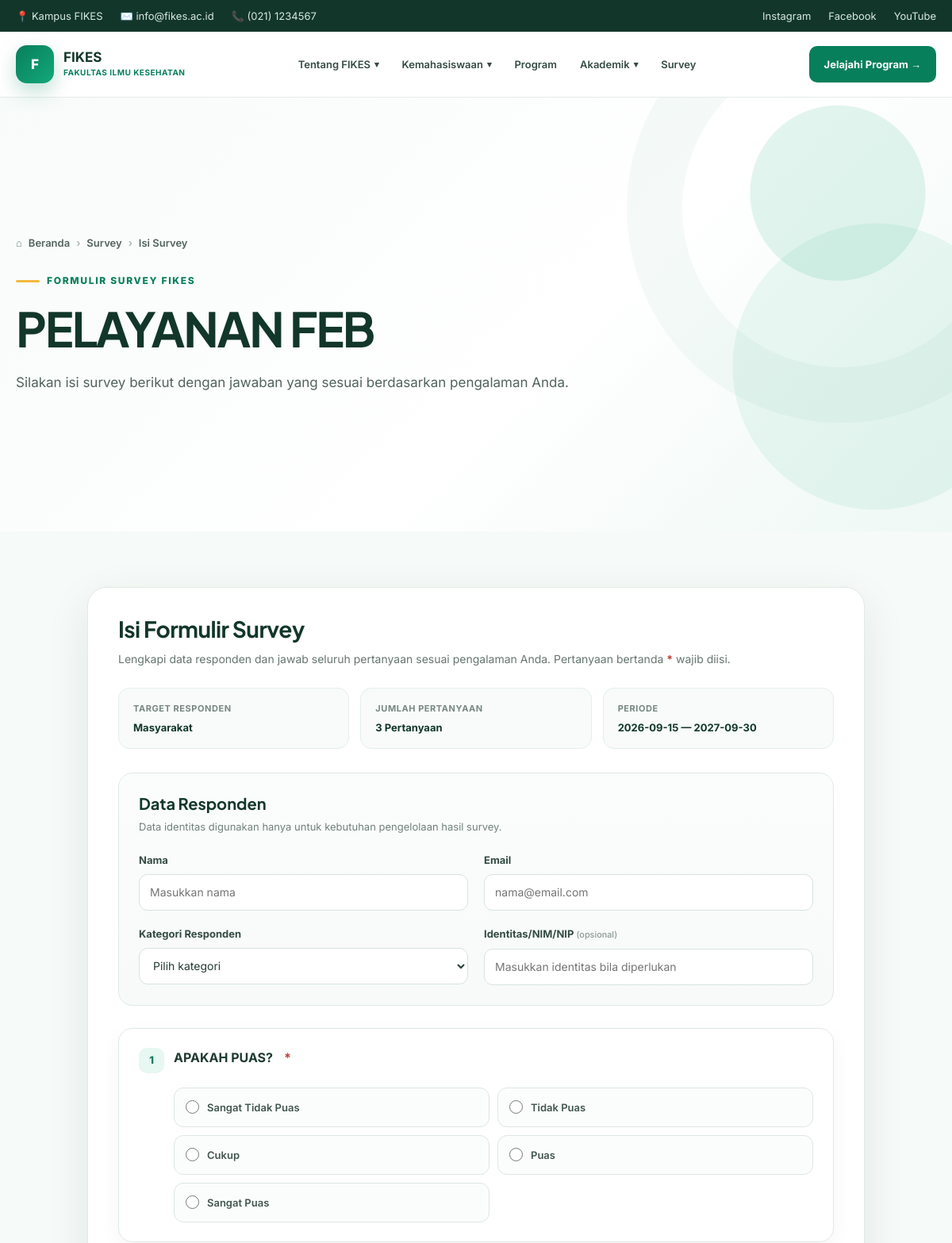
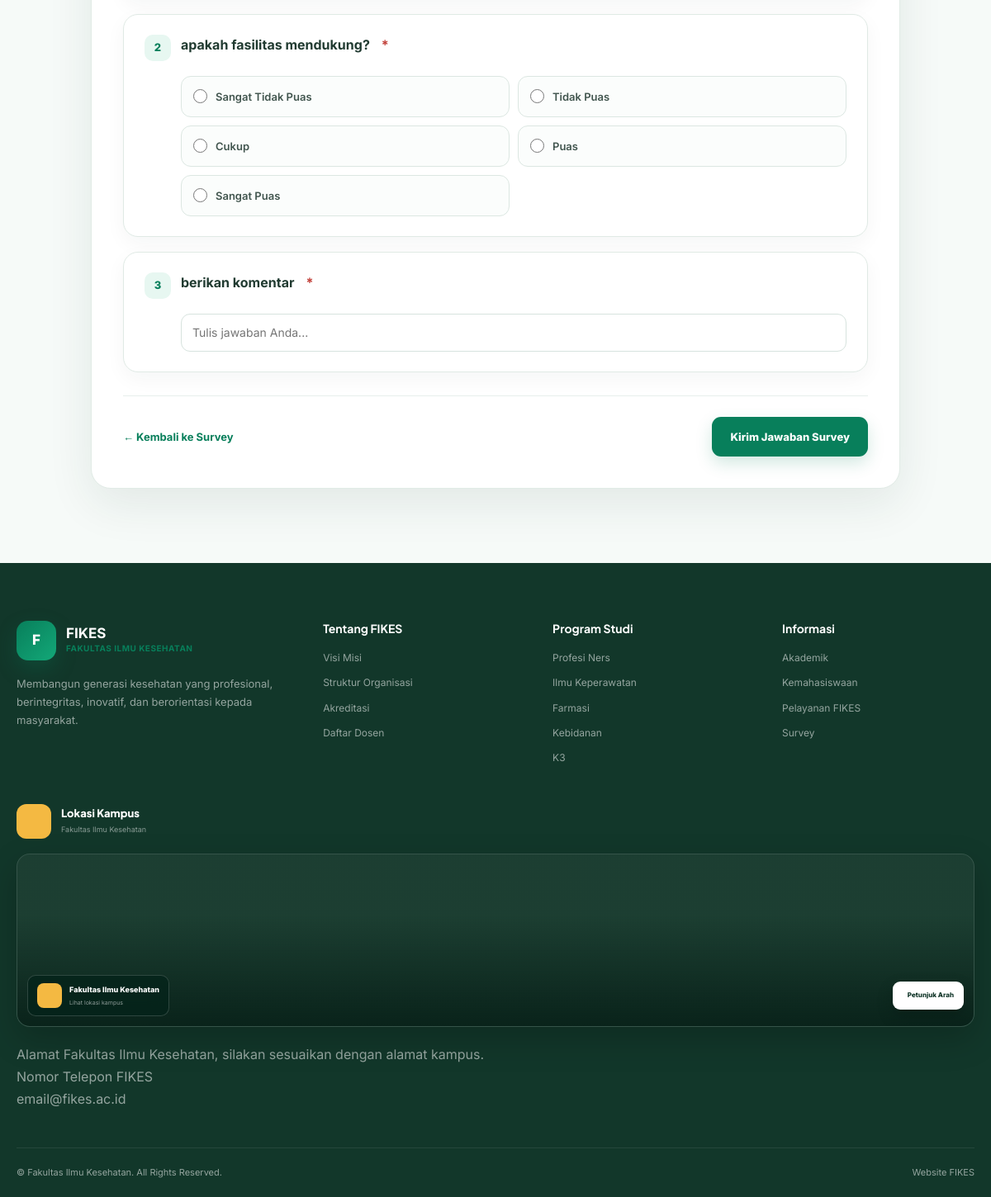
The app's page /page/survey/isi-survey.php?slug=survey-1789458006 with its own data (2 pictures, top to bottom).
### tables this page shows
CREATE TABLE `survey` (
  `id` int(11) NOT NULL,
  `judul` varchar(255) NOT NULL,
  `slug` varchar(255) NOT NULL,
  `deskripsi` text DEFAULT NULL,
  `target_responden` varchar(100) NOT NULL DEFAULT 'Umum',
  `tanggal_mulai` date DEFAULT NULL,
  `tanggal_selesai` date DEFAULT NULL,
  `status` enum('aktif','nonaktif') NOT NULL DEFAULT 'nonaktif',
  `nomor_urut` int(11) NOT NULL DEFAULT 1,
  `created_at` timestamp NOT NULL DEFAULT current_timestamp(),
  `updated_at` timestamp NOT NULL DEFAULT current_timestamp() ON UPDATE current_timestamp()
);

CREATE TABLE `survey_pertanyaan` (
  `id` int(11) NOT NULL,
  `survey_id` int(11) NOT NULL,
  `pertanyaan` text NOT NULL,
  `tipe` enum('skala','pilihan_ganda','ya_tidak','isian','textarea') NOT NULL DEFAULT 'skala',
  `wajib` tinyint(1) NOT NULL DEFAULT 1,
  `nomor_urut` int(11) NOT NULL DEFAULT 1,
  `status` enum('aktif','nonaktif') NOT NULL DEFAULT 'aktif',
  `created_at` timestamp NOT NULL DEFAULT current_timestamp()
);

CREATE TABLE `survey_pilihan` (
  `id` int(11) NOT NULL,
  `pertanyaan_id` int(11) NOT NULL,
  `label` varchar(255) NOT NULL,
  `nilai` decimal(8,2) DEFAULT NULL,
  `nomor_urut` int(11) NOT NULL DEFAULT 1
);

### page/survey/isi-survey.php (the view, shortened to what this page needs)
<?php
require_once __DIR__ . '/../../admin/config/database.php';
function survey_e($v){return htmlspecialchars((string)$v,ENT_QUOTES,'UTF-8');}
$slug=trim($_GET['slug']??'');
$st=$pdo->prepare("SELECT * FROM survey WHERE slug=? AND status='aktif' AND (tanggal_mulai IS NULL OR tanggal_mulai<=CURDATE()) AND (tanggal_selesai IS NULL OR tanggal_selesai>=CURDATE()) LIMIT 1");$st->execute([$slug]);$survey=$st->fetch(PDO::FETCH_ASSOC);
$st=$pdo->prepare("SELECT * FROM survey_pertanyaan WHERE survey_id=? AND status='aktif' ORDER BY nomor_urut,id");$st->execute([$survey['id']]);$questions=$st->fetchAll(PDO::FETCH_ASSOC);
$ids=array_column($questions,'id');$choices=[];
if($ids){$in=implode(',',array_fill(0,count($ids),'?'));$q=$pdo->prepare("SELECT * FROM survey_pilihan WHERE pertanyaan_id IN($in) ORDER BY nomor_urut,id");$q->execute($ids);foreach($q->fetchAll(PDO::FETCH_ASSOC) as $c)$choices[$c['pertanyaan_id']][]=$c;}
$success=false;$error='';
?>
<!doctype html>
<html lang="id">
  <head>
    <link rel="stylesheet" href="../../assets/css/style.css" />
  </head>
  <body>
    <div class="topbar">
      <div class="container topbar-inner">
        <div class="topbar-info">
          <span>📍 Kampus FIKES</span>
          <span>✉️ info@fikes.ac.id</span>
          <span>📞 (021) 1234567</span>
        </div>
        <div class="topbar-social">
          <a href="#">Instagram</a>
          <a href="#">Facebook</a>
          <a href="#">YouTube</a>
        </div>
      </div>
    </div>
    <header class="navbar" id="navbar">
      <div class="container nav-inner">
        <a href="/fikes/index.php" class="logo">
          <div class="logo-icon">F</div>
          <div class="logo-text"><strong>FIKES</strong><small>FAKULTAS ILMU KESEHATAN</small></div>
        </a>
        <nav class="nav-menu" id="navMenu">
          <div class="nav-item has-dropdown">
            <a href="#" class="nav-link">Tentang FIKES <span class="arrow">▾</span></a>
          </div>
          <div class="nav-item has-dropdown">
            <a href="#" class="nav-link">Kemahasiswaan <span class="arrow">▾</span></a>
          </div>
          <div class="nav-item"><a href="/fikes/page/program-studi/program-studi.php" class="nav-link">Program</a></div>
          <div class="nav-item has-dropdown">
            <a href="/fikes/page/akademik/akademik.php" class="nav-link">Akademik <span class="arrow">▾</span></a>
          </div>
          <div class="nav-item"><a href="/fikes/page/survey/survey.php" class="nav-link">Survey</a></div>
        </nav>
        <a href="/fikes/page/program-studi/program-studi.php" class="nav-cta">Jelajahi Program <span>→</span></a>
      </div>
    </header>
    <main>
      <section class="page-hero survey-hero">
        <div class="container">
          <div class="breadcrumb">⌂ <span>Beranda</span><b>›</b><span>Survey</span><b>›</b><span>Isi Survey</span></div>
          <span class="eyebrow">FORMULIR SURVEY FIKES</span>
          <h1><?=survey_e($survey['judul'])?></h1>
          <p>
            <?=survey_e($survey['deskripsi'] ?: 'Silakan isi survey berikut dengan jawaban yang sesuai berdasarkan pengalaman Anda.')?>
          </p>
        </div>
      </section>
      <section class="survey-form-section">
        <div class="container">
          <div class="survey-form-card">
            <?php if($success): ?>
            <div class="success-panel">
              <div class="success-icon">✓</div>
              <h2>Survey Berhasil Dikirim</h2>
              <p>Terima kasih. Jawaban survey Anda berhasil disimpan.</p>
              <div class="success-actions"><a class="success-primary" href="/fikes/page/survey/survey.php">Kembali ke
                  Daftar Survey</a><a class="success-secondary" href="/fikes/index.php">Kembali ke Beranda</a></div>
            </div>
            <script>
            document.addEventListener('DOMContentLoaded', function() {
              Swal.fire({
                icon: 'success',
                title: 'Berhasil!',
                text: 'Jawaban survey Anda berhasil disimpan.',
                confirmButtonText: 'OK',
                confirmButtonColor: '#087f5b',
                allowOutsideClick: false
              });
            });
            </script>
            <?php else: ?>
            <h2>Isi Formulir Survey</h2>
            <p class="desc">Lengkapi data responden dan jawab seluruh pertanyaan sesuai pengalaman Anda. Pertanyaan
              bertanda <strong>*</strong> wajib diisi.</p>
            <div class="survey-info">
              <div class="survey-info-item"><span>Target
                  Responden</span><strong><?=survey_e($survey['target_responden'])?></strong></div>
              <div class="survey-info-item"><span>Jumlah Pertanyaan</span><strong><?=count($questions)?>
                  Pertanyaan</strong></div>
              <div class="survey-info-item">
                <span>Periode</span><strong><?=survey_e($survey['tanggal_mulai'] ?: 'Terbuka')?> —
                  <?=survey_e($survey['tanggal_selesai'] ?: 'Tidak ditentukan')?></strong>
              </div>
            </div>
            <form method="post" id="surveyForm">
              <div class="respondent-box">
                <h3>Data Responden</h3>
                <p>Data identitas digunakan hanya untuk kebutuhan pengelolaan hasil survey.</p>
                <div class="respondent-grid">
                  <div class="survey-field"><label>Nama</label><input name="nama"
                      value="<?=survey_e($_POST['nama']??'')?>" placeholder="Masukkan nama"></div>
                  <div class="survey-field"><label>Email</label><input type="email" name="email"
                      value="<?=survey_e($_POST['email']??'')?>" placeholder="nama@email.com"></div>
                  <div class="survey-field"><label>Kategori Responden</label><select name="kategori_responden">
                      <option value="">Pilih kategori</option>
                    </select></div>
                  <div class="survey-field"><label>Identitas/NIM/NIP <small>(opsional)</small></label><input
                      name="identitas" value="<?=survey_e($_POST['identitas']??'')?>"
                      placeholder="Masukkan identitas bila diperlukan"></div>
                </div>
              </div>
              <?php if(!$questions): ?><div class="empty-choice">Survey ini belum memiliki pertanyaan aktif.</div>
              <?php else: ?>
              <div class="question-list">
                <?php foreach($questions as $i=>$q): ?><article class="survey-question">
                  <div class="question-title"><span
                      class="question-number"><?=($i+1)?></span><?=survey_e($q['pertanyaan'])?><?php if((int)$q['wajib']): ?><span
                      class="required">*</span><?php endif;?></div>
                  <?php if(in_array($q['tipe'],['skala','pilihan_ganda','ya_tidak'],true)): ?><div
                    class="survey-options"><?php foreach(($choices[$q['id']]??[]) as $c): ?><label
                      class="survey-opt"><input type="radio" name="q[<?=$q['id']?>]" value="<?=survey_e($c['id'])?>"
                        <?=((string)($_POST['q'][$q['id']]??'')===(string)$c['id'])?'checked':''?>><span><?=survey_e($c['label'])?></span></label><?php endforeach; if(empty($choices[$q['id']])): ?>
                    <div class="empty-choice">Pilihan jawaban belum dibuat untuk pertanyaan ini.</div><?php endif;?>
                  </div>
                  <?php elseif($q['tipe']==='isian'): ?><div class="survey-field"><input type="text"
                      name="q[<?=$q['id']?>]" value="<?=survey_e($_POST['q'][$q['id']]??'')?>"
                      placeholder="Tulis jawaban Anda..."></div>
                  <?php else: ?><div class="survey-field"><textarea name="q[<?=$q['id']?>]"
                      placeholder="Tulis jawaban Anda..."><?=survey_e($_POST['q'][$q['id']]??'')?></textarea></div>
                  <?php endif; ?>
                </article><?php endforeach; ?></div>
              <div class="survey-submit-row"><a class="survey-back" href="/fikes/page/survey/survey.php">← Kembali ke
                  Survey</a><button class="survey-submit" type="submit">Kirim Jawaban Survey</button></div>
              <?php endif; ?>
            </form>
            <?php endif; ?>
          </div>
        </div>
      </section>
    </main>
    <footer>
      <div class="container footer-main">
        <div class="footer-brand">
          <div class="logo footer-logo">
            <div class="logo-icon">F</div>
            <div class="logo-text">
              <strong style="color: white"> FIKES </strong>
              <small> FAKULTAS ILMU KESEHATAN </small>
            </div>
          </div>
          <p>
            Membangun generasi kesehatan yang profesional, berintegritas,
            inovatif, dan berorientasi kepada masyarakat.
          </p>
        </div>
        <div>
          <h4 class="footer-title">Tentang FIKES</h4>
          <div class="footer-links">
            <a href="#"> Visi Misi </a>
            <a href="#"> Struktur Organisasi </a>
            <a href="#"> Akreditasi </a>
            <a href="#"> Daftar Dosen </a>
          </div>
        </div>
        <div>
          <h4 class="footer-title">Program Studi</h4>
          <div class="footer-links">
            <a href="#"> Profesi Ners </a>
            <a href="#"> Ilmu Keperawatan </a>
            <a href="#"> Farmasi </a>
            <a href="#"> Kebidanan </a>
            <a href="#"> K3 </a>
          </div>
        </div>
        <div>
          <h4 class="footer-title">Informasi</h4>
          <div class="footer-links">
            <a href="/fikes/page/akademik/akademik.php"> Akademik </a>
            <a href="#"> Kemahasiswaan </a>
            <a href="#"> Pelayanan FIKES </a>
            <a href="/fikes/page/survey/survey.php"> Survey </a>
          </div>
        </div>
        <div class="footer-location">
          <div class="location-header">
            <div class="location-icon">
            </div>
            <div>
              <h3>Lokasi Kampus</h3>
              <p>Fakultas Ilmu Kesehatan</p>
            </div>
          </div>
          <div class="map-card">
            <iframe
              src="https://www.google.com/maps/embed?pb=!1m18!1m12!1m3!1d3960.1515727139526!2d109.11806027499709!3d-6.991421893009626!2m3!1f0!2f0!3f0!3m2!1i1024!2i768!4f13.1!3m3!1m2!1s0x2e6fbef42471658d%3A0x883656d1325ef066!2sUniversitas%20Bhamada%20Slawi!5e0!3m2!1sid!2sid!4v1787544396003!5m2!1sid!2sid"
              width="600" height="450" style="border: 0" allowfullscreen="" loading="lazy"
 title="Lokasi Fakultas Ilmu Kesehatan" loading="lazy"
 allowfullscreen>
            </iframe>
            <div class="map-overlay">
              <div class="map-info">
                <div class="map-info-icon">
                </div>
                <div>
                  <strong> Fakultas Ilmu Kesehatan </strong>
                  <span> Lihat lokasi kampus </span>
                </div>
              </div>
              <a href="#" target="_blank" class="map-direction">
                Petunjuk Arah
              </a>
            </div>
          </div>
          <div class="footer-contact location-contact">
            <span>
              Alamat Fakultas Ilmu Kesehatan, silakan sesuaikan dengan alamat
              kampus.
            </span>
          </div>
          <div class="footer-contact">
            <span> Nomor Telepon FIKES </span>
          </div>
          <div class="footer-contact">
            <span> email@fikes.ac.id </span>
          </div>
        </div>
      </div>
      <div class="container footer-bottom">
        <span>
          © <span id="year"></span> Fakultas Ilmu Kesehatan. All Rights
          Reserved.
        </span>
        <span> Website FIKES </span>
      </div>
    </footer>
  </body>
</html>

### records on screen
survey: judul "PELAYANAN FEB", deskripsi "Silakan isi survey berikut dengan jawaban yang sesuai berdasarkan pengalaman Anda.", target_responden "Masyarakat", tanggal_mulai "2026-09-15", tanggal_selesai "2027-09-30"
survey_pertanyaan: pertanyaan "APAKAH PUAS?", id "☐ Sangat Tidak Puas", id "☐ Tidak Puas", id "☐ Cukup", id "☐ Puas", id "☐ Sangat Puas"
survey_pilihan: label "Sangat Tidak Puas"
survey_pilihan: label "Tidak Puas"
survey_pilihan: label "Cukup"
survey_pilihan: label "Puas"
survey_pilihan: label "Sangat Puas"
survey_pertanyaan: pertanyaan "apakah fasilitas mendukung?", id "☐ Sangat Tidak Puas", id "☐ Tidak Puas", id "☐ Cukup", id "☐ Puas", id "☐ Sangat Puas"
survey_pilihan: label "Sangat Tidak Puas"
survey_pilihan: label "Tidak Puas"
survey_pilihan: label "Cukup"
survey_pilihan: label "Puas"
survey_pilihan: label "Sangat Puas"
survey_pertanyaan: pertanyaan "berikan komentar"

### other values on screen
count($questions) "3"
